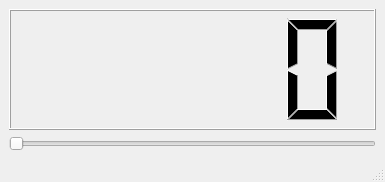
<?xml version="1.0" encoding="UTF-8"?>
<ui version="4.0">
 <class>MainWindow</class>
 <widget class="QMainWindow" name="MainWindow">
  <property name="geometry">
   <rect>
    <x>0</x>
    <y>0</y>
    <width>385</width>
    <height>182</height>
   </rect>
  </property>
  <property name="windowTitle">
   <string>Display</string>
  </property>
  <widget class="QWidget" name="centralwidget">
   <layout class="QVBoxLayout" name="verticalLayout">
    <item>
     <widget class="QLCDNumber" name="lcdNumber"/>
    </item>
    <item>
     <widget class="QSlider" name="horizontalSlider">
      <property name="maximum">
       <number>255</number>
      </property>
      <property name="orientation">
       <enum>Qt::Horizontal</enum>
      </property>
     </widget>
    </item>
   </layout>
  </widget>
  <widget class="QMenuBar" name="menubar">
   <property name="geometry">
    <rect>
     <x>0</x>
     <y>0</y>
     <width>385</width>
     <height>26</height>
    </rect>
   </property>
  </widget>
  <widget class="QStatusBar" name="statusbar"/>
 </widget>
 <resources/>
 <connections/>
</ui>
